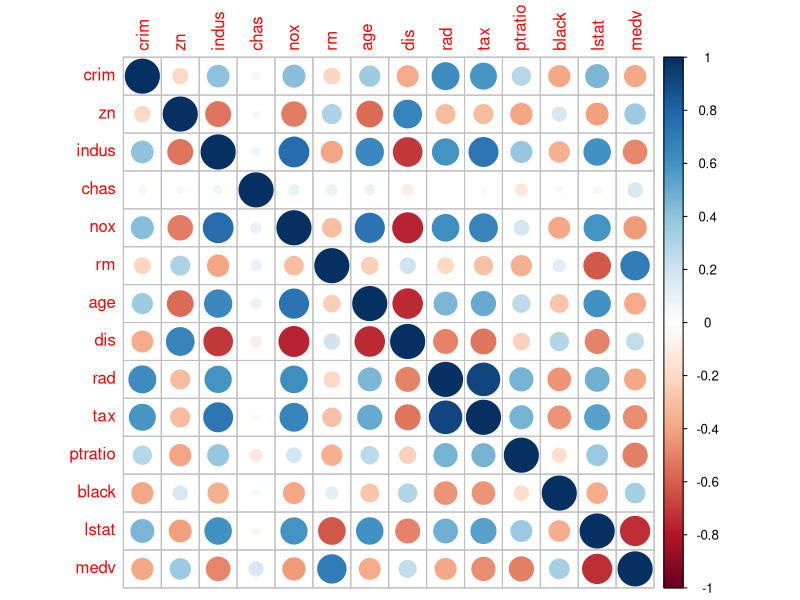
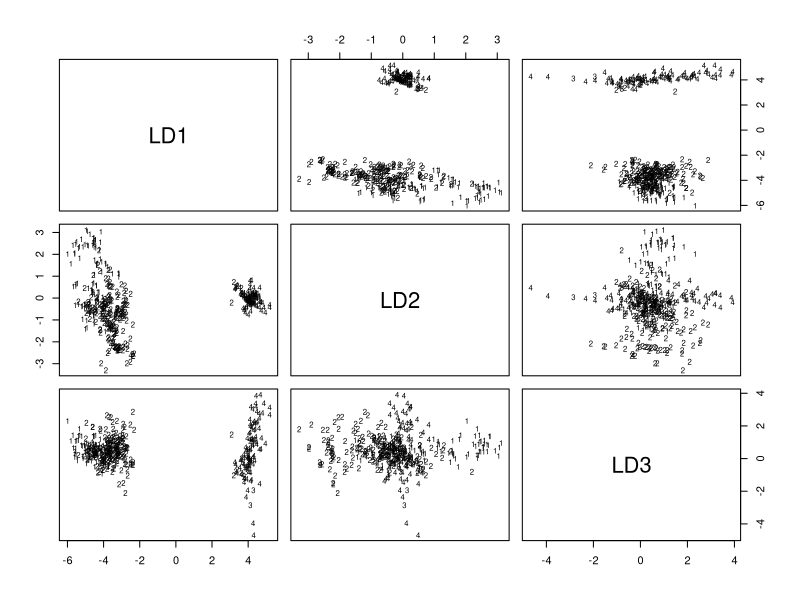
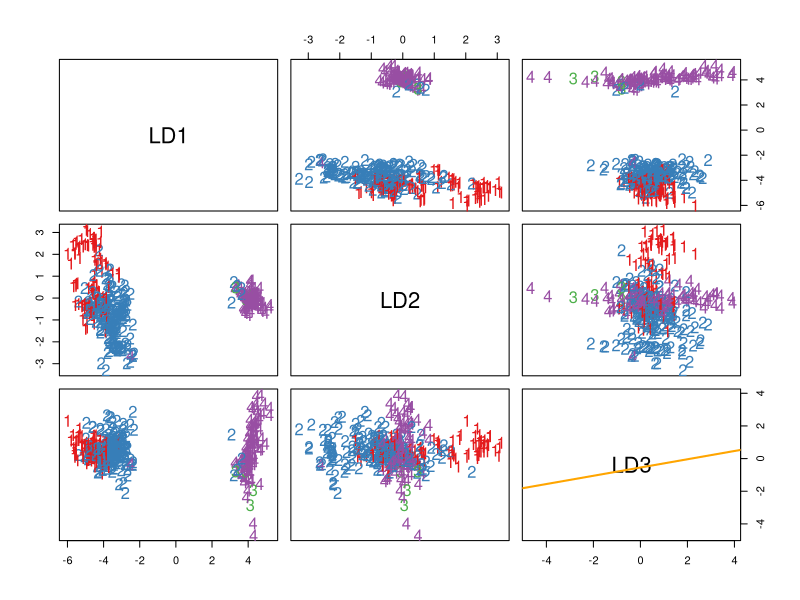

The R script that drew these images, in order:
## ---- chunk 1
a<-installed.packages()
packages<-a[,1] 
is.element("MASS", packages)
## ---- chunk 2
library(MASS)
str(Boston)
d <- dim(Boston)
d
## ---- chunk 3
library(corrplot)
cormat <- cor(Boston);
corrplot(cormat, method = 'circle')
## ---- chunk 4
B_sum <- setNames(data.frame(matrix(ncol = 6, nrow = 0)), 
              c('Min', '1st Qu', 'Median', 'Mean', '3rd Qu', 'Max'))     #set the empty data frame
for(i in 1:d[2]) {                              # For-loop to create the 14 summary rows
  new <- round(summary(Boston[,i]), digits = 2)   # Create new summary row
  B_sum[nrow(B_sum) + 1, ] <- new                         # Append new row
}
row.names(B_sum) <- colnames(Boston)                  # Set row names
B_sum
## ---- chunk 5
B_scaled <- data.frame(scale(Boston))

Bsc_sum <- setNames(data.frame(matrix(ncol = 6, nrow = 0)), 
              c('Min', '1st Qu', 'Median', 'Mean', '3rd Qu', 'Max'))     #set the empty data frame
for(i in 1:d[2]) {                              # For-loop to create the 14 summary rows
  new <- round(summary(B_scaled[,i]), digits = 2)   # Create new summary row
  Bsc_sum[nrow(Bsc_sum) + 1, ] <- new                         # Append new row
}
row.names(Bsc_sum) <- colnames(Boston)                  # Set row names
Bsc_sum
## ---- chunk 6
B_scaled$c_crim[B_scaled$crim <= -0.41] <- 1
B_scaled$c_crim[B_scaled$crim > -0.41 & B_scaled$crim <= 0] <- 2
B_scaled$c_crim[B_scaled$crim > 0 & B_scaled$crim <= 0.01] <- 3
B_scaled$c_crim[B_scaled$crim > 0.01] <- 4
B_scaled$crim <- NULL
## ---- chunk 7
library(dplyr)
B_train <- B_scaled %>% sample_frac(.8)
names <- row.names(B_train)
B_test <- B_scaled[!row.names(B_scaled) %in% names,]
## ---- chunk 8
m1 <- lda(c_crim ~., data = B_train) #LDA witc clustered crime rate as target
summary(m1)
## ---- chunk 9
plot(m1, fac=m1$fac)
## ---- chunk 10
library(RColorBrewer)
col <- brewer.pal(8, 'Set1')
palette(col)

lda.arrows <- function(x, myscale = 1, arrow_heads = 0.2, color = "orange", tex = 2, choices = c(1,2), lwd= 2){
  heads <- coef(x)
  arrows(x0 = 0, y0 = 0, 
         x1 = myscale * heads[,choices[1]], 
         y1 = myscale * heads[,choices[2]], col=color, length = arrow_heads, lwd=2)
  text(myscale * heads[,choices], labels = row.names(heads), 
       cex = tex, col=color, pos=3, lwd=2.5)
}
par(cex.label=2, cex.lab=2, cex =1.5, mar=c(5,6,3,3))
plot(m1, col=as.numeric(B_train$c_crim),  cex =1.5)
lda.arrows(m1)
